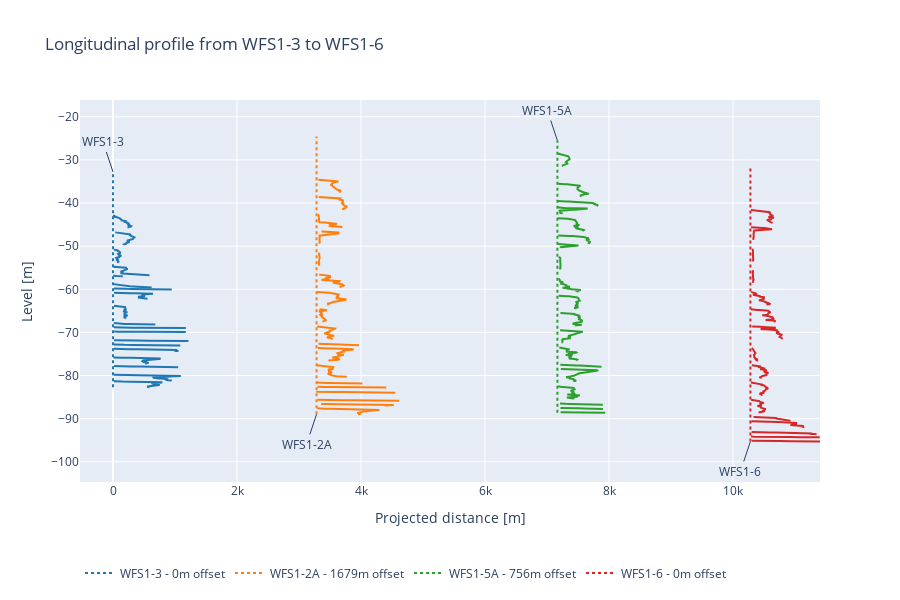

This figure's notebook cell:
### Markdown cell above
We need to determine the start and the end point of the profile and the band in which the algorithm will search for locations. The offset from the profile line is rendered in the plot. The CPT trace can be made bigger or smaller using the ```scale_factor``` argument.

### Code cell
pcpt_fig = plot_longitudinal_profile(
    cpts=profile_cpts,
    start='WFS1-3', end='WFS1-6',
    band=2000, scale_factor=10
    )

### Figure 1 — Plotly figure (JSON) as saved in the notebook; plotly's stock layout.template omitted (floating-point values rounded to 4 significant figures; data arrays with more than 128 entries replaced by an {"elided": "..."} marker saying what was removed)
{"data": [{"line": {"color": "rgb(31, 119, 180)"}, "mode": "lines", "name": "qc", "showlegend": false, "type": "scatter", "x": [], "xaxis": "x", "y": [], "yaxis": "y"}, {"line": {"color": "rgb(31, 119, 180)"}, "mode": "lines", "name": "qc", "showlegend": false, "type": "scatter", "x": {"elided": "147 float values"}, "xaxis": "x", "y": {"elided": "147 float values"}, "yaxis": "y"}, {"line": {"color": "rgb(31, 119, 180)"}, "mode": "lines", "name": "qc", "showlegend": false, "type": "scatter", "x": {"elided": "145 float values"}, "xaxis": "x", "y": {"elided": "145 float values"}, "yaxis": "y"}, {"line": {"color": "rgb(31, 119, 180)"}, "mode": "lines", "name": "qc", "showlegend": false, "type": "scatter", "x": {"elided": "149 float values"}, "xaxis": "x", "y": {"elided": "149 float values"}, "yaxis": "y"}, {"line": {"color": "rgb(31, 119, 180)"}, "mode": "lines", "name": "qc", "showlegend": false, "type": "scatter", "x": [2.81, 19.13, 33.35, 41.21, 52.47, 70.46, 112.4, 153.9, 187.8, 209.2, 219.1, 222.0, 220.2, 214.3, 206.7, 200.9, 199.1, 200, 202.1, 204.2, 209.0, 216.2, 224.5, 232.7, 236.6, 235.5, 230, 222.1, 213.5, 205.5, 202.5, 200.3, 195.6, 192.1, 190.2, 189.8, 191.8, 194.5, 195.1, 194.8, 192.5, 188.8, 184.4, 181.7, 179.5, 177.2, 174.9, 172.2, 168.0, 162.0, 155.7, 148.4, 142.2, 138.3, 129.9, 122.4, 122.9, 126.0, 126.5, 130.8, 140.4, 144.4, 146, 149.0, 147.9, 145.2, 140.6, 139.6, 141.5, 140.7, 139.3, 137.2, 135.9, 136.4, 140.2, 142.9, 144.1, 154.0, 175.2, 198.2, 218.1, 239.1, 260.9, 282.7, 304.2, 326.7, 345.5, 361.9, 383.0, 407.2, 430.9, 454.9, 476.7, 497.4, 516.3, 534.2, 553.2, 570.0, 584.7, 588.4], "xaxis": "x", "y": [-54.8, -54.82, -54.84, -54.86, -54.88, -54.9, -54.92, -54.94, -54.96, -54.98, -55, -55.02, -55.04, -55.06, -55.08, -55.1, -55.12, -55.14, -55.16, -55.18, -55.2, -55.22, -55.24, -55.26, -55.28, -55.3, -55.32, -55.34, -55.36, -55.38, -55.4, -55.42, -55.44, -55.46, -55.48, -55.5, -55.52, -55.54, -55.56, -55.58, -55.6, -55.62, -55.64, -55.66, -55.68, -55.7, -55.72, -55.74, -55.76, -55.78, -55.8, -55.82, -55.84, -55.86, -55.88, -55.9, -55.92, -55.94, -55.96, -55.98, -56, -56.02, -56.04, -56.06, -56.08, -56.1, -56.12, -56.14, -56.16, -56.18, -56.2, -56.22, -56.24, -56.26, -56.28, -56.3, -56.32, -56.34, -56.36, -56.38, -56.4, -56.42, -56.44, -56.46, -56.48, -56.5, -56.52, -56.54, -56.56, -56.58, -56.6, -56.62, -56.64, -56.66, -56.68, -56.7, -56.72, -56.74, -56.76, -56.77], "yaxis": "y"}, {"line": {"color": "rgb(31, 119, 180)"}, "mode": "lines", "name": "qc", "showlegend": false, "type": "scatter", "x": [3.17, 6.66, 14.42, 21.63, 37.87, 44.2, 62.39, 101.0, 158.0], "xaxis": "x", "y": [-56.8, -56.82, -56.84, -56.86, -56.88, -56.9, -56.92, -56.94, -56.95], "yaxis": "y"}, {"line": {"color": "rgb(31, 119, 180)"}, "mode": "lines", "name": "qc", "showlegend": false, "type": "scatter", "x": [9.68, 17.52, 26.38, 33.81, 39.88, 49.42, 65.68, 81.79, 96.78, 111.4, 130.6, 146.2, 154.4, 160.1, 165.7, 168.3, 169.9, 168.4, 168.6, 170.2, 169.4, 172.4, 181.1, 189.6, 205.1, 228.6, 268.1, 326.4, 394.5, 461.3, 499.7, 527.8, 548.8, 562.8, 572.1, 583.5, 598.2, 608.8, 623.4], "xaxis": "x", "y": [-58.8, -58.82, -58.84, -58.86, -58.88, -58.9, -58.92, -58.94, -58.96, -58.98, -59, -59.02, -59.04, -59.06, -59.08, -59.1, -59.12, -59.14, -59.16, -59.18, -59.2, -59.22, -59.24, -59.26, -59.28, -59.3, -59.32, -59.34, -59.36, -59.38, -59.4, -59.42, -59.44, -59.46, -59.48, -59.5, -59.52, -59.54, -59.56], "yaxis": "y"}, {"line": {"color": "rgb(31, 119, 180)"}, "mode": "lines", "name": "qc", "showlegend": false, "type": "scatter", "x": [9.78, 28.5, 47.59, 66.68, 114.8, 206.8, 310.2, 446.9, 573.9, 725.8, 858.7, 947.9, null], "xaxis": "x", "y": [-59.8, -59.82, -59.84, -59.86, -59.88, -59.9, -59.92, -59.94, -59.96, -59.98, -60, -60.02, -60.04], "yaxis": "y"}, {"line": {"color": "rgb(31, 119, 180)"}, "mode": "lines", "name": "qc", "showlegend": false, "type": "scatter", "x": [16.3, 33.87, 50.93, 67.32, 119.5, 199.6, 264.0, 361.2, 472.9, 559.4, 605.9, 632.4, 645.7, 638.1, 615.7, 585.6, 549.1, 520.9, 494.8, 473.3, 463.4, 462.7, 467.3, 475.0, 477.9, 477.6, 479.9, 478.8, 476.8, 479.9, 488.1, 491.6, 494.1, 498.7, 504, 511.4, 515.8, 516.7, 516.5, 504.3, 486.4, 465.3, 444.8, 426.0, 411.6, 407.1, 409.4, 413.1, 415.0, 416.1, 419.7, 420.7, 419.6, 416.1, 410.2, 405.3, 407.2, 411.2, 417.8, 428.1, 437.2, 447.6, 461.6, 474.3, 480.2, 490.4, 507.8, 527.0, 547.4, 556.0, 556.6], "xaxis": "x", "y": [-60.8, -60.82, -60.84, -60.86, -60.88, -60.9, -60.92, -60.94, -60.96, -60.98, -61, -61.02, -61.04, -61.06, -61.08, -61.1, -61.12, -61.14, -61.16, -61.18, -61.2, -61.22, -61.24, -61.26, -61.28, -61.3, -61.32, -61.34, -61.36, -61.38, -61.4, -61.42, -61.44, -61.46, -61.48, -61.5, -61.52, -61.54, -61.56, -61.58, -61.6, -61.62, -61.64, -61.66, -61.68, -61.7, -61.72, -61.74, -61.76, -61.78, -61.8, -61.82, -61.84, -61.86, -61.88, -61.9, -61.92, -61.94, -61.96, -61.98, -62, -62.02, -62.04, -62.06, -62.08, -62.1, -62.12, -62.14, -62.16, -62.18, -62.2], "yaxis": "y"}, {"line": {"color": "rgb(31, 119, 180)"}, "mode": "lines", "name": "qc", "showlegend": false, "type": "scatter", "x": {"elided": "148 float values"}, "xaxis": "x", "y": {"elided": "148 float values"}, "yaxis": "y"}, {"line": {"color": "rgb(31, 119, 180)"}, "mode": "lines", "name": "qc", "showlegend": false, "type": "scatter", "x": [12.36, 22.57, 32.05, 38.87, 42.62, 46.8, 52.95, 63.12, 81.47, 104.8, 135.0, 186.9, 247, 295.4, 370.2, 454.1, 534.2, 605.4, 682.6], "xaxis": "x", "y": [-67.8, -67.82, -67.84, -67.86, -67.88, -67.9, -67.92, -67.94, -67.96, -67.98, -68, -68.02, -68.04, -68.06, -68.08, -68.1, -68.12, -68.14, -68.16], "yaxis": "y"}, {"line": {"color": "rgb(31, 119, 180)"}, "mode": "lines", "name": "qc", "showlegend": false, "type": "scatter", "x": [11.46, 36.73, 63.09, 97.7, 200.7, 308.3, 394.7, 477.6, 744.1, 1030.0, 1175.0], "xaxis": "x", "y": [-68.8, -68.82, -68.84, -68.86, -68.88, -68.9, -68.92, -68.94, -68.96, -68.98, -68.99], "yaxis": "y"}, {"line": {"color": "rgb(31, 119, 180)"}, "mode": "lines", "name": "qc", "showlegend": false, "type": "scatter", "x": [18.39, 54.63, 93.39, 458.2, 930.7, 1089.0, 1174.0], "xaxis": "x", "y": [-69.8, -69.82, -69.84, -69.86, -69.88, -69.9, -69.92], "yaxis": "y"}, {"line": {"color": "rgb(31, 119, 180)"}, "mode": "lines", "name": "qc", "showlegend": false, "type": "scatter", "x": [14.97, 44.47, 73.76, 148.1, 258.4, 390.9, 576.9, 830.9, 1021.0, 1140.0, 1216.0], "xaxis": "x", "y": [-71.8, -71.82, -71.84, -71.86, -71.88, -71.9, -71.92, -71.94, -71.96, -71.98, -72], "yaxis": "y"}, {"line": {"color": "rgb(31, 119, 180)"}, "mode": "lines", "name": "qc", "showlegend": false, "type": "scatter", "x": [11.74, 30.88, 58.42, 87.31, 182.6, 322.0, 498.5, 653.9, 794.3, 932.1, 1045.0, 1085.0], "xaxis": "x", "y": [-72.8, -72.82, -72.84, -72.86, -72.88, -72.9, -72.92, -72.94, -72.96, -72.98, -73, -73.01], "yaxis": "y"}, {"line": {"color": "rgb(31, 119, 180)"}, "mode": "lines", "name": "qc", "showlegend": false, "type": "scatter", "x": [12.18, 31.43, 58.19, 80.36, 150.7, 262.5, 397.6, 541.1, 675.9, 803.9, 883.6, 938.6, 979.5, 1005.0, 1027.0, 1035.0, 1034.0, 1031.0, 1029.0, 1021.0, 1012.0, 1002.0, 990.7, 990.2, 1002.0, 1020.0, 1046.0, 1057.0], "xaxis": "x", "y": [-73.8, -73.82, -73.84, -73.86, -73.88, -73.9, -73.92, -73.94, -73.96, -73.98, -74, -74.02, -74.04, -74.06, -74.08, -74.1, -74.12, -74.14, -74.16, -74.18, -74.2, -74.22, -74.24, -74.26, -74.28, -74.3, -74.32, -74.33], "yaxis": "y"}, {"line": {"color": "rgb(31, 119, 180)"}, "mode": "lines", "name": "qc", "showlegend": false, "type": "scatter", "x": [6.45, 22.9, 54.33, 75.78, 147.5, 285.5, 399.9, 531.6, 645.7, 719.6, 756.4, 766.5, 761.4, 749.2, 740.9, 740.4, 748.9, 750.5, 741.1, 721.1, 696.7, 667.0, 642.5, 624.4, 608.7, 585.0, 558.2, 535.4, 522.8, 510.1, 503.4, 499.1, 495.1, 489.3, 483.8, 477.5, 477.2, 480.7, 481.0, 478.3, 480.6, 484.5, 483.4, 478.9, 473.6, 477.0, 483.0, 483.3, 486.3, 489.8, 492.0, 487.7, 486.1, 489.0, 495.8, 503.6, 518.0, 540.2, 559.1, 563.0, 564.9, 567.9, 567.8, 568.1, 573.5, 568.8, 553.3, 545.5, 549.6, 543.5, 532.2, 523.6, 526.0], "xaxis": "x", "y": [-75.8, -75.82, -75.84, -75.86, -75.88, -75.9, -75.92, -75.94, -75.96, -75.98, -76, -76.02, -76.04, -76.06, -76.08, -76.1, -76.12, -76.14, -76.16, -76.18, -76.2, -76.22, -76.24, -76.26, -76.28, -76.3, -76.32, -76.34, -76.36, -76.38, -76.4, -76.42, -76.44, -76.46, -76.48, -76.5, -76.52, -76.54, -76.56, -76.58, -76.6, -76.62, -76.64, -76.66, -76.68, -76.7, -76.72, -76.74, -76.76, -76.78, -76.8, -76.82, -76.84, -76.86, -76.88, -76.9, -76.92, -76.94, -76.96, -76.98, -77, -77.02, -77.04, -77.06, -77.08, -77.1, -77.12, -77.14, -77.16, -77.18, -77.2, -77.22, -77.23], "yaxis": "y"}, {"line": {"color": "rgb(31, 119, 180)"}, "mode": "lines", "name": "qc", "showlegend": false, "type": "scatter", "x": [14.17, 34.19, 57.33, 78.99, 148.8, 274.0, 424.2, 580.4, 731.4, 850.9, 932.2, 990.3, 1037.0, 1051.0], "xaxis": "x", "y": [-77.8, -77.82, -77.84, -77.86, -77.88, -77.9, -77.92, -77.94, -77.96, -77.98, -78, -78.02, -78.04, -78.05], "yaxis": "y"}, {"line": {"color": "rgb(31, 119, 180)"}, "mode": "lines", "name": "qc", "showlegend": false, "type": "scatter", "x": [15.85, 34.88, 60.1, 79.72, 146.9, 252.6, 401.3, 562.4, 761.8, 907.7, 1014.0, 1065.0, 1089.0, 1094.0, 1094.0, 1090.0, 1080.0, 1048.0, 1009.0, 974.6, 940.5, 898.1, 857.5, 825.5, 797.0, 758.8, 732.2, 711.8, 685.2, 675.9, 667.2, 666.9, 659.4, 659.3, 658.6, 653.5, 654.0, 655.0, 656.2, 668.4, 677.8, 685.0, 699.7, 716.6, 741.3, 772.1, 791.4, 799.4, 815.6, 814.2, 814.1, 824.7, 852.1, 876.4, 891.5, 890.7, 881.7, 871.1, 858.9, 849.5, 845.8, 853.4, 865.8, 883.4, 901.2, 920.3, 930.1, 942.5, 946.8, 939.5, 917.1], "xaxis": "x", "y": [-79.8, -79.82, -79.84, -79.86, -79.88, -79.9, -79.92, -79.94, -79.96, -79.98, -80, -80.02, -80.04, -80.06, -80.08, -80.1, -80.12, -80.14, -80.16, -80.18, -80.2, -80.22, -80.24, -80.26, -80.28, -80.3, -80.32, -80.34, -80.36, -80.38, -80.4, -80.42, -80.44, -80.46, -80.48, -80.5, -80.52, -80.54, -80.56, -80.58, -80.6, -80.62, -80.64, -80.66, -80.68, -80.7, -80.72, -80.74, -80.76, -80.78, -80.8, -80.82, -80.84, -80.86, -80.88, -80.9, -80.92, -80.94, -80.96, -80.98, -81, -81.02, -81.04, -81.06, -81.08, -81.1, -81.12, -81.14, -81.16, -81.18, -81.2], "yaxis": "y"}, {"line": {"color": "rgb(31, 119, 180)"}, "mode": "lines", "name": "qc", "showlegend": false, "type": "scatter", "x": [12.31, 24.99, 49.1, 68.96, 99.63, 159.2, 279.6, 413.5, 522.2, 613.3, 684.5, 732.5, 766.0, 786.7, 795.3, 794.5, 787.7, 778.3, 762.1, 742, 725.9, 702.8, 677.8, 648.5, 625.3, 617.9, 621.6, 627.6, 637.9, 647.1, 655.0, 666.3, 675.1, 678.1, 683.2, 694.9, 717.6, 729.5, 727.8, 733.4, 739.6, 745.6, 748.3, 754.0, 750.1, 742.1, 732.9, 709.9, 688.9, 673.3, 655.8, 647.2, 647.1, 656.7, 659.1, 655.4, 638.2, 612.2, 598.9, 590.2, 584.6, 576.0, 561.4, 550.6, 549.6, 552.6, 556.8, 562.9, 573.9, 580.8, 590.6], "xaxis": "x", "y": [-81.3, -81.32, -81.34, -81.36, -81.38, -81.4, -81.42, -81.44, -81.46, -81.48, -81.5, -81.52, -81.54, -81.56, -81.58, -81.6, -81.62, -81.64, -81.66, -81.68, -81.7, -81.72, -81.74, -81.76, -81.78, -81.8, -81.82, -81.84, -81.86, -81.88, -81.9, -81.92, -81.94, -81.96, -81.98, -82, -82.02, -82.04, -82.06, -82.08, -82.1, -82.12, -82.14, -82.16, -82.18, -82.2, -82.22, -82.24, -82.26, -82.28, -82.3, -82.32, -82.34, -82.36, -82.38, -82.4, -82.42, -82.44, -82.46, -82.48, -82.5, -82.52, -82.54, -82.56, -82.58, -82.6, -82.62, -82.64, -82.66, -82.68, -82.7], "yaxis": "y"}, {"line": {"color": "rgb(31, 119, 180)", "dash": "dot"}, "mode": "lines", "name": "WFS1-3 - 0m offset", "showlegend": true, "type": "scatter", "x": [0, 0], "xaxis": "x", "y": [-82.7, -32.8], "yaxis": "y"}, {"line": {"color": "rgb(255, 127, 14)"}, "mode": "lines", "name": "qc", "showlegend": false, "type": "scatter", "x": [], "xaxis": "x", "y": [], "yaxis": "y"}, {"line": {"color": "rgb(255, 127, 14)"}, "mode": "lines", "name": "qc", "showlegend": false, "type": "scatter", "x": {"elided": "144 float values"}, "xaxis": "x", "y": {"elided": "144 float values"}, "yaxis": "y"}, {"line": {"color": "rgb(255, 127, 14)"}, "mode": "lines", "name": "qc", "showlegend": false, "type": "scatter", "x": {"elided": "144 float values"}, "xaxis": "x", "y": {"elided": "144 float values"}, "yaxis": "y"}, {"line": {"color": "rgb(255, 127, 14)"}, "mode": "lines", "name": "qc", "showlegend": false, "type": "scatter", "x": {"elided": "149 float values"}, "xaxis": "x", "y": {"elided": "149 float values"}, "yaxis": "y"}, {"line": {"color": "rgb(255, 127, 14)"}, "mode": "lines", "name": "qc", "showlegend": false, "type": "scatter", "x": {"elided": "143 float values"}, "xaxis": "x", "y": {"elided": "143 float values"}, "yaxis": "y"}, {"line": {"color": "rgb(255, 127, 14)"}, "mode": "lines", "name": "qc", "showlegend": false, "type": "scatter", "x": {"elided": "148 float values"}, "xaxis": "x", "y": {"elided": "148 float values"}, "yaxis": "y"}, {"line": {"color": "rgb(255, 127, 14)"}, "mode": "lines", "name": "qc", "showlegend": false, "type": "scatter", "x": {"elided": "148 float values"}, "xaxis": "x", "y": {"elided": "148 float values"}, "yaxis": "y"}, {"line": {"color": "rgb(255, 127, 14)"}, "mode": "lines", "name": "qc", "showlegend": false, "type": "scatter", "x": {"elided": "148 float values"}, "xaxis": "x", "y": {"elided": "148 float values"}, "yaxis": "y"}, {"line": {"color": "rgb(255, 127, 14)"}, "mode": "lines", "name": "qc", "showlegend": false, "type": "scatter", "x": {"elided": "147 float values"}, "xaxis": "x", "y": {"elided": "147 float values"}, "yaxis": "y"}, {"line": {"color": "rgb(255, 127, 14)"}, "mode": "lines", "name": "qc", "showlegend": false, "type": "scatter", "x": {"elided": "149 float values"}, "xaxis": "x", "y": {"elided": "149 float values"}, "yaxis": "y"}, {"line": {"color": "rgb(255, 127, 14)"}, "mode": "lines", "name": "qc", "showlegend": false, "type": "scatter", "x": [3316.0, 3325.0, 3338.0, 3364.0, 3402.0, 3444.0, 3487.0, 3523.0, 3556.0, 3587.0, 3622.0, 3664.0, 3713.0, 3768.0, 3823.0, 3871.0, 3904.0, 3927.0, 3941.0, 3957.0, 3967.0], "xaxis": "x", "y": [-72.6, -72.62, -72.64, -72.66, -72.68, -72.7, -72.72, -72.74, -72.76, -72.78, -72.8, -72.82, -72.84, -72.86, -72.88, -72.9, -72.92, -72.94, -72.96, -72.98, -73], "yaxis": "y"}, {"line": {"color": "rgb(255, 127, 14)"}, "mode": "lines", "name": "qc", "showlegend": false, "type": "scatter", "x": {"elided": "146 float values"}, "xaxis": "x", "y": {"elided": "146 float values"}, "yaxis": "y"}, {"line": {"color": "rgb(255, 127, 14)"}, "mode": "lines", "name": "qc", "showlegend": false, "type": "scatter", "x": {"elided": "134 float values"}, "xaxis": "x", "y": {"elided": "134 float values"}, "yaxis": "y"}, {"line": {"color": "rgb(255, 127, 14)"}, "mode": "lines", "name": "qc", "showlegend": false, "type": "scatter", "x": [3293.0, 3307.0, 3323.0, 3339.0, 3365.0, 3440.0, 3536.0, 3641.0, 3720.0, 3836.0, 3941.0, 4023.0], "xaxis": "x", "y": [-81.6, -81.62, -81.64, -81.66, -81.68, -81.7, -81.72, -81.74, -81.76, -81.78, -81.8, -81.82], "yaxis": "y"}, {"line": {"color": "rgb(255, 127, 14)"}, "mode": "lines", "name": "qc", "showlegend": false, "type": "scatter", "x": [3296.0, 3316.0, 3348.0, 3408.0, 3543.0, 3681.0, 3839.0, 4073.0, 4278.0, 4408.0], "xaxis": "x", "y": [-82.6, -82.62, -82.64, -82.66, -82.68, -82.7, -82.72, -82.74, -82.76, -82.78], "yaxis": "y"}, {"line": {"color": "rgb(255, 127, 14)"}, "mode": "lines", "name": "qc", "showlegend": false, "type": "scatter", "x": [3286.0, 3286.0, 3286.0, 3286.0, 3287.0, 3288.0, 3289.0, 3301.0, 3322.0, 3350.0, 3390.0, 3540.0, 3705.0, 3861.0, 4019.0, 4274.0, 4427.0, 4516.0, 4553.0], "xaxis": "x", "y": [-83.6, -83.62, -83.64, -83.66, -83.68, -83.7, -83.72, -83.74, -83.76, -83.78, -83.8, -83.82, -83.84, -83.86, -83.88, -83.9, -83.92, -83.94, -83.96], "yaxis": "y"}, {"line": {"color": "rgb(255, 127, 14)"}, "mode": "lines", "name": "qc", "showlegend": false, "type": "scatter", "x": [3298.0, 3322.0, 3347.0, 3379.0, 3463.0, 3575.0, 3674.0, 3842.0, 4064.0, 4260.0, 4415.0, 4536.0, 4617.0], "xaxis": "x", "y": [-85.6, -85.62, -85.64, -85.66, -85.68, -85.7, -85.72, -85.74, -85.76, -85.78, -85.8, -85.82, -85.84], "yaxis": "y"}, {"line": {"color": "rgb(255, 127, 14)"}, "mode": "lines", "name": "qc", "showlegend": false, "type": "scatter", "x": [3357.0, 3428.0, 3534.0, 3636.0, 3779.0, 3897.0, 4018.0, 4161.0, 4286.0, 4378.0, 4447.0, 4499.0, 4528.0, 4523.0, 4496.0, 4469.0, 4440.0, 4409.0, 4381.0], "xaxis": "x", "y": [-86.6, -86.62, -86.64, -86.66, -86.68, -86.7, -86.72, -86.74, -86.76, -86.78, -86.8, -86.82, -86.84, -86.86, -86.88, -86.9, -86.92, -86.94, -86.96], "yaxis": "y"}, {"line": {"color": "rgb(255, 127, 14)"}, "mode": "lines", "name": "qc", "showlegend": false, "type": "scatter", "x": [3293.0, 3307.0, 3338.0, 3365.0, 3425.0, 3514.0, 3665.0, 3814.0, 3985.0, 4113.0, 4192.0, 4235.0, 4262.0, 4275.0, 4284.0, 4289.0, 4290.0, 4296.0, 4296.0, 4293.0, 4287.0, 4267.0, 4240.0, 4220.0, 4201.0, 4187.0, 4181.0, 4172.0, 4167.0, 4158.0, 4135.0, 4120.0, 4100.0, 4081.0, 4062.0, 4042.0, 4026.0, 4019.0, 4017.0, 4016.0, 4017.0, 4018.0, 4017.0, 4014.0, 4007.0, 4004.0, 4000.0, 3989.0, 3990.0, 3989.0, 3984.0, 3969.0, 3951.0, 3945.0, 3943.0, 3940.0, 3946.0, 3959.0, 3983.0, 4002.0, 4002.0, 3985.0, 3977.0, 3979.0, 3988.0, 3988.0, 3980.0, 3972.0, 3967.0, 3959.0, 3952.0], "xaxis": "x", "y": [-87.6, -87.62, -87.64, -87.66, -87.68, -87.7, -87.72, -87.74, -87.76, -87.78, -87.8, -87.82, -87.84, -87.86, -87.88, -87.9, -87.92, -87.94, -87.96, -87.98, -88, -88.02, -88.04, -88.06, -88.08, -88.1, -88.12, -88.14, -88.16, -88.18, -88.2, -88.22, -88.24, -88.26, -88.28, -88.3, -88.32, -88.34, -88.36, -88.38, -88.4, -88.42, -88.44, -88.46, -88.48, -88.5, -88.52, -88.54, -88.56, -88.58, -88.6, -88.62, -88.64, -88.66, -88.68, -88.7, -88.72, -88.74, -88.76, -88.78, -88.8, -88.82, -88.84, -88.86, -88.88, -88.9, -88.92, -88.94, -88.96, -88.98, -88.99], "yaxis": "y"}, {"line": {"color": "rgb(255, 127, 14)", "dash": "dot"}, "mode": "lines", "name": "WFS1-2A - 1679m offset", "showlegend": true, "type": "scatter", "x": [3283.0, 3283.0], "xaxis": "x", "y": [-88.99, -24.6], "yaxis": "y"}, {"line": {"color": "rgb(44, 160, 44)"}, "mode": "lines", "name": "qc", "showlegend": false, "type": "scatter", "x": [], "xaxis": "x", "y": [], "yaxis": "y"}, {"line": {"color": "rgb(44, 160, 44)"}, "mode": "lines", "name": "qc", "showlegend": false, "type": "scatter", "x": {"elided": "148 float values"}, "xaxis": "x", "y": {"elided": "148 float values"}, "yaxis": "y"}, {"line": {"color": "rgb(44, 160, 44)"}, "mode": "lines", "name": "qc", "showlegend": false, "type": "scatter", "x": {"elided": "145 float values"}, "xaxis": "x", "y": {"elided": "145 float values"}, "yaxis": "y"}, {"line": {"color": "rgb(44, 160, 44)"}, "mode": "lines", "name": "qc", "showlegend": false, "type": "scatter", "x": [7175.0, 7186.0, 7196.0, 7202.0, 7212.0, 7227.0, 7257.0, 7300.0, 7352.0, 7402.0, 7446.0, 7483.0, 7515.0, 7544.0, 7570.0, 7593.0, 7613.0, 7632.0, 7651.0, 7672.0, 7690.0, 7702.0, 7712.0, 7725.0, 7733.0, 7738.0, 7744.0, 7746.0, 7743.0, 7741.0, 7738.0, 7740.0, 7750.0, 7759.0, 7764.0, 7766.0, 7768.0, 7772.0, 7771.0, 7771.0, 7772.0, 7775.0, 7782.0, 7789.0, 7795.0, 7804.0, 7810.0, 7812.0, 7823.0, 7825.0, 7825.0, 7820.0, 7817.0, 7812.0, 7805.0, 7809.0, 7815.0, 7819.0, 7823.0], "xaxis": "x", "y": [-39.5, -39.52, -39.54, -39.56, -39.58, -39.6, -39.62, -39.64, -39.66, -39.68, -39.7, -39.72, -39.74, -39.76, -39.78, -39.8, -39.82, -39.84, -39.86, -39.88, -39.9, -39.92, -39.94, -39.96, -39.98, -40, -40.02, -40.04, -40.06, -40.08, -40.1, -40.12, -40.14, -40.16, -40.18, -40.2, -40.22, -40.24, -40.26, -40.28, -40.3, -40.32, -40.34, -40.36, -40.38, -40.4, -40.42, -40.44, -40.46, -40.48, -40.5, -40.52, -40.54, -40.56, -40.58, -40.6, -40.62, -40.64, -40.65], "yaxis": "y"}, {"line": {"color": "rgb(44, 160, 44)"}, "mode": "lines", "name": "qc", "showlegend": false, "type": "scatter", "x": [7172.0, 7180.0, 7188.0, 7194.0, 7198.0, 7209.0, 7232.0, 7264.0, 7292.0, 7361.0, 7430.0, 7490.0, 7548.0, 7611.0, 7656.0, 7646.0, 7647.0, 7644.0, 7638.0, 7624.0, 7583.0, 7548.0, 7525.0, 7503.0, 7470.0, 7421.0, 7358.0, 7305.0, 7268.0, 7247.0, 7235.0, 7222.0, 7214.0, 7214.0, 7213.0, 7208.0, 7206.0, 7206.0, 7205.0, 7206.0, 7206.0, 7206.0, 7206.0, 7206.0, 7206.0, 7206.0, 7205.0, 7204.0, 7204.0, 7205.0, 7205.0, 7205.0, 7206.0, 7207.0, 7208.0, 7208.0, 7209.0, 7208.0, 7209.0, 7209.0, 7208.0, 7209.0, 7210.0, 7212.0, 7214.0, 7219.0, 7224.0, 7229.0, 7254.0], "xaxis": "x", "y": [-41, -41.02, -41.04, -41.06, -41.08, -41.1, -41.12, -41.14, -41.16, -41.18, -41.2, -41.22, -41.24, -41.26, -41.28, -41.3, -41.32, -41.34, -41.36, -41.38, -41.4, -41.42, -41.44, -41.46, -41.48, -41.5, -41.52, -41.54, -41.56, -41.58, -41.6, -41.62, -41.64, -41.66, -41.68, -41.7, -41.72, -41.74, -41.76, -41.78, -41.8, -41.82, -41.84, -41.86, -41.88, -41.9, -41.92, -41.94, -41.96, -41.98, -42, -42.02, -42.04, -42.06, -42.08, -42.1, -42.12, -42.14, -42.16, -42.18, -42.2, -42.22, -42.24, -42.26, -42.28, -42.3, -42.32, -42.34, -42.36], "yaxis": "y"}, {"line": {"color": "rgb(44, 160, 44)"}, "mode": "lines", "name": "qc", "showlegend": false, "type": "scatter", "x": {"elided": "145 float values"}, "xaxis": "x", "y": {"elided": "145 float values"}, "yaxis": "y"}, {"line": {"color": "rgb(44, 160, 44)"}, "mode": "lines", "name": "qc", "showlegend": false, "type": "scatter", "x": [7180.0, 7194.0, 7200.0, 7209.0, 7228.0, 7259.0, 7298.0, 7355.0, 7421.0, 7470.0, 7504.0, 7526.0, 7546.0, 7560.0, 7572.0, 7580.0, 7582.0, 7586.0, 7587.0, 7585.0, 7590.0, 7602.0, 7610.0, 7614.0, 7620.0, 7627.0, 7634.0, 7641.0, 7643.0, 7646.0, 7649.0, 7655.0, 7659.0, 7664.0, 7669.0, 7675.0, 7673.0, 7668.0, 7658.0, 7650.0, 7647.0, 7647.0, 7650.0, 7656.0, 7661.0, 7666.0, 7659.0, 7654.0, 7644.0, 7634.0, 7632.0, 7634.0, 7641.0, 7649.0, 7654.0, 7659.0, 7650.0, 7648.0, 7648.0, 7647.0, 7653.0, 7660.0, 7667.0, 7664.0, 7659.0, 7660.0, 7664.0, 7670.0, 7679.0, 7692.0, 7697.0, 7695.0, 7700.0, 7704.0, 7697.0, 7694.0, 7693.0, 7698.0, 7702.0, 7695.0, 7689.0, 7689.0, 7686.0, 7685.0, 7692.0, 7691.0, 7689.0, 7681.0, 7677.0, 7677.0, 7682.0, 7688.0, 7695.0], "xaxis": "x", "y": [-47.5, -47.52, -47.54, -47.56, -47.58, -47.6, -47.62, -47.64, -47.66, -47.68, -47.7, -47.72, -47.74, -47.76, -47.78, -47.8, -47.82, -47.84, -47.86, -47.88, -47.9, -47.92, -47.94, -47.96, -47.98, -48, -48.02, -48.04, -48.06, -48.08, -48.1, -48.12, -48.14, -48.16, -48.18, -48.2, -48.22, -48.24, -48.26, -48.28, -48.3, -48.32, -48.34, -48.36, -48.38, -48.4, -48.42, -48.44, -48.46, -48.48, -48.5, -48.52, -48.54, -48.56, -48.58, -48.6, -48.62, -48.64, -48.66, -48.68, -48.7, -48.72, -48.74, -48.76, -48.78, -48.8, -48.82, -48.84, -48.86, -48.88, -48.9, -48.92, -48.94, -48.96, -48.98, -49, -49.02, -49.04, -49.06, -49.08, -49.1, -49.12, -49.14, -49.16, -49.18, -49.2, -49.22, -49.24, -49.26, -49.28, -49.3, -49.32, -49.33], "yaxis": "y"}, {"line": {"color": "rgb(44, 160, 44)"}, "mode": "lines", "name": "qc", "showlegend": false, "type": "scatter", "x": [7175.0, 7197.0, 7202.0, 7210.0, 7223.0, 7248.0, 7276.0, 7309.0, 7342.0, 7376.0, 7410.0, 7439.0, 7458.0, 7478.0, 7494.0, 7504.0, 7507.0, 7505.0, 7499.0, 7491.0, 7477.0, 7459.0, 7433.0, 7392.0, 7354.0, 7335.0, 7310.0, 7293.0, 7279.0, 7277.0, 7278.0, 7286.0, 7290.0, 7275.0, 7253.0, 7239.0, 7229.0, 7223.0, 7221.0, 7220.0, 7219.0, 7218.0, 7218.0, 7218.0, 7217.0, 7217.0, 7217.0], "xaxis": "x", "y": [-49.5, -49.52, -49.54, -49.56, -49.58, -49.6, -49.62, -49.64, -49.66, -49.68, -49.7, -49.72, -49.74, -49.76, -49.78, -49.8, -49.82, -49.84, -49.86, -49.88, -49.9, -49.92, -49.94, -49.96, -49.98, -50, -50.02, -50.04, -50.06, -50.08, -50.1, -50.12, -50.14, -50.16, -50.18, -50.2, -50.22, -50.24, -50.26, -50.28, -50.3, -50.32, -50.34, -50.36, -50.38, -50.4, -50.42], "yaxis": "y"}, {"line": {"color": "rgb(44, 160, 44)"}, "mode": "lines", "name": "qc", "showlegend": false, "type": "scatter", "x": {"elided": "147 float values"}, "xaxis": "x", "y": {"elided": "147 float values"}, "yaxis": "y"}, {"line": {"color": "rgb(44, 160, 44)"}, "mode": "lines", "name": "qc", "showlegend": false, "type": "scatter", "x": {"elided": "150 float values"}, "xaxis": "x", "y": {"elided": "150 float values"}, "yaxis": "y"}, {"line": {"color": "rgb(44, 160, 44)"}, "mode": "lines", "name": "qc", "showlegend": false, "type": "scatter", "x": {"elided": "147 float values"}, "xaxis": "x", "y": {"elided": "147 float values"}, "yaxis": "y"}, {"line": {"color": "rgb(44, 160, 44)"}, "mode": "lines", "name": "qc", "showlegend": false, "type": "scatter", "x": {"elided": "146 float values"}, "xaxis": "x", "y": {"elided": "146 float values"}, "yaxis": "y"}, {"line": {"color": "rgb(44, 160, 44)"}, "mode": "lines", "name": "qc", "showlegend": false, "type": "scatter", "x": {"elided": "145 float values"}, "xaxis": "x", "y": {"elided": "145 float values"}, "yaxis": "y"}, {"line": {"color": "rgb(44, 160, 44)"}, "mode": "lines", "name": "qc", "showlegend": false, "type": "scatter", "x": {"elided": "148 float values"}, "xaxis": "x", "y": {"elided": "148 float values"}, "yaxis": "y"}, {"line": {"color": "rgb(44, 160, 44)"}, "mode": "lines", "name": "qc", "showlegend": false, "type": "scatter", "x": [7214.0, 7232.0, 7256.0, 7292.0, 7333.0, 7378.0, 7426.0, 7472.0, 7524.0, 7571.0, 7612.0, 7647.0, 7676.0, 7702.0, 7726.0, 7745.0, 7760.0, 7774.0, 7795.0, 7820.0, 7842.0, 7864.0, 7879.0], "xaxis": "x", "y": [-77.5, -77.52, -77.54, -77.56, -77.58, -77.6, -77.62, -77.64, -77.66, -77.68, -77.7, -77.72, -77.74, -77.76, -77.78, -77.8, -77.82, -77.84, -77.86, -77.88, -77.9, -77.92, -77.93], "yaxis": "y"}, {"line": {"color": "rgb(44, 160, 44)"}, "mode": "lines", "name": "qc", "showlegend": false, "type": "scatter", "x": {"elided": "145 float values"}, "xaxis": "x", "y": {"elided": "145 float values"}, "yaxis": "y"}, {"line": {"color": "rgb(44, 160, 44)"}, "mode": "lines", "name": "qc", "showlegend": false, "type": "scatter", "x": {"elided": "148 float values"}, "xaxis": "x", "y": {"elided": "148 float values"}, "yaxis": "y"}, {"line": {"color": "rgb(44, 160, 44)"}, "mode": "lines", "name": "qc", "showlegend": false, "type": "scatter", "x": [7210.0, 7219.0, 7253.0, 7304.0, 7361.0, 7448.0, 7541.0, 7623.0, 7692.0, 7752.0, 7800.0, 7835.0, 7860.0, 7882.0, 7900.0], "xaxis": "x", "y": [-86.5, -86.52, -86.54, -86.56, -86.58, -86.6, -86.62, -86.64, -86.66, -86.68, -86.7, -86.72, -86.74, -86.76, -86.78], "yaxis": "y"}, {"line": {"color": "rgb(44, 160, 44)"}, "mode": "lines", "name": "qc", "showlegend": false, "type": "scatter", "x": [7217.0, 7242.0, 7295.0, 7358.0, 7431.0, 7511.0, 7598.0, 7669.0, 7721.0, 7766.0, 7807.0, 7842.0, 7873.0, 7895.0, 7902.0], "xaxis": "x", "y": [-87.5, -87.52, -87.54, -87.56, -87.58, -87.6, -87.62, -87.64, -87.66, -87.68, -87.7, -87.72, -87.74, -87.76, -87.77], "yaxis": "y"}, {"line": {"color": "rgb(44, 160, 44)"}, "mode": "lines", "name": "qc", "showlegend": false, "type": "scatter", "x": [7219.0, 7272.0, 7356.0, 7453.0, 7566.0, 7675.0, 7806.0, 7907.0, 7938.0], "xaxis": "x", "y": [-88.5, -88.52, -88.54, -88.56, -88.58, -88.6, -88.62, -88.64, -88.65], "yaxis": "y"}, {"line": {"color": "rgb(44, 160, 44)", "dash": "dot"}, "mode": "lines", "name": "WFS1-5A - 756m offset", "showlegend": true, "type": "scatter", "x": [7167.0, 7167.0], "xaxis": "x", "y": [-88.65, -25.5], "yaxis": "y"}, {"line": {"color": "rgb(214, 39, 40)"}, "mode": "lines", "name": "qc", "showlegend": false, "type": "scatter", "x": [], "xaxis": "x", "y": [], "yaxis": "y"}, {"line": {"color": "rgb(214, 39, 40)"}, "mode": "lines", "name": "qc", "showlegend": false, "type": "scatter", "x": {"elided": "150 float values"}, "xaxis": "x", "y": {"elided": "150 float values"}, "yaxis": "y"}, {"line": {"color": "rgb(214, 39, 40)"}, "mode": "lines", "name": "qc", "showlegend": false, "type": "scatter", "x": {"elided": "147 float values"}, "xaxis": "x", "y": {"elided": "147 float values"}, "yaxis": "y"}, {"line": {"color": "rgb(214, 39, 40)"}, "mode": "lines", "name": "qc", "showlegend": false, "type": "scatter", "x": {"elided": "149 float values"}, "xaxis": "x", "y": {"elided": "149 float values"}, "yaxis": "y"}, {"line": {"color": "rgb(214, 39, 40)"}, "mode": "lines", "name": "qc", "showlegend": false, "type": "scatter", "x": {"elided": "147 float values"}, "xaxis": "x", "y": {"elided": "147 float values"}, "yaxis": "y"}, {"line": {"color": "rgb(214, 39, 40)"}, "mode": "lines", "name": "qc", "showlegend": false, "type": "scatter", "x": {"elided": "149 float values"}, "xaxis": "x", "y": {"elided": "149 float values"}, "yaxis": "y"}, {"line": {"color": "rgb(214, 39, 40)"}, "mode": "lines", "name": "qc", "showlegend": false, "type": "scatter", "x": {"elided": "148 float values"}, "xaxis": "x", "y": {"elided": "148 float values"}, "yaxis": "y"}, {"line": {"color": "rgb(214, 39, 40)"}, "mode": "lines", "name": "qc", "showlegend": false, "type": "scatter", "x": {"elided": "146 float values"}, "xaxis": "x", "y": {"elided": "146 float values"}, "yaxis": "y"}, {"line": {"color": "rgb(214, 39, 40)"}, "mode": "lines", "name": "qc", "showlegend": false, "type": "scatter", "x": {"elided": "148 float values"}, "xaxis": "x", "y": {"elided": "148 float values"}, "yaxis": "y"}, {"line": {"color": "rgb(214, 39, 40)"}, "mode": "lines", "name": "qc", "showlegend": false, "type": "scatter", "x": {"elided": "146 float values"}, "xaxis": "x", "y": {"elided": "146 float values"}, "yaxis": "y"}, {"line": {"color": "rgb(214, 39, 40)"}, "mode": "lines", "name": "qc", "showlegend": false, "type": "scatter", "x": {"elided": "148 float values"}, "xaxis": "x", "y": {"elided": "148 float values"}, "yaxis": "y"}, {"line": {"color": "rgb(214, 39, 40)"}, "mode": "lines", "name": "qc", "showlegend": false, "type": "scatter", "x": {"elided": "149 float values"}, "xaxis": "x", "y": {"elided": "149 float values"}, "yaxis": "y"}, {"line": {"color": "rgb(214, 39, 40)"}, "mode": "lines", "name": "qc", "showlegend": false, "type": "scatter", "x": [10330.0, 10350.0, 10390.0, 10440.0, 10480.0, 10530.0, 10570.0, 10620.0, 10650.0, 10670.0, 10690.0, 10700.0, 10700.0, 10700.0, 10700.0, 10690.0, 10690.0, 10690.0, 10690.0, 10700.0, 10710.0, 10720.0, 10740.0, 10750.0, 10770.0, 10780.0, 10800.0, 10820.0, 10840.0, 10850.0, 10860.0, 10860.0, 10860.0, 10870.0, 10870.0, 10880.0, 10880.0, 10880.0, 10880.0, 10890.0, 10890.0, 10900.0, 10910.0, 10910.0, 10920.0, 10930.0], "xaxis": "x", "y": [-89.6, -89.62, -89.64, -89.66, -89.68, -89.7, -89.72, -89.74, -89.76, -89.78, -89.8, -89.82, -89.84, -89.86, -89.88, -89.9, -89.92, -89.94, -89.96, -89.98, -90, -90.02, -90.04, -90.06, -90.08, -90.1, -90.12, -90.14, -90.16, -90.18, -90.2, -90.22, -90.24, -90.26, -90.28, -90.3, -90.32, -90.34, -90.36, -90.38, -90.4, -90.42, -90.44, -90.46, -90.48, -90.5], "yaxis": "y"}, {"line": {"color": "rgb(214, 39, 40)"}, "mode": "lines", "name": "qc", "showlegend": false, "type": "scatter", "x": [10300.0, 10320.0, 10340.0, 10360.0, 10380.0, 10420.0, 10480.0, 10550.0, 10640.0, 10730.0, 10800.0, 10860.0, 10920.0, 10950.0, 10970.0, 10990.0, 11000.0, 11020.0, 11030.0, 11030.0, 11030.0, 11020.0, 11000.0, 10970.0, 10960.0, 10960.0, 10970.0, 11000.0, 11020.0, 11030.0, 11020.0, 11020.0, 11010.0, 11010.0, 11000.0, 11000.0, 11000.0, 11000.0, 11000.0, 10990.0, 10960.0, 10940.0, 10930.0, 10930.0, 10940.0, 10970.0, 10990.0, 11000.0, 11020.0, 11040.0, 11060.0, 11070.0, 11100.0, 11110.0, 11130.0, 11140.0, 11130.0, 11130.0, 11130.0, 11120.0, 11120.0, 11120.0, 11120.0, 11120.0, 11130.0, 11140.0, 11140.0, 11140.0, 11140.0, 11140.0, 11140.0, 11140.0], "xaxis": "x", "y": [-90.6, -90.62, -90.64, -90.66, -90.68, -90.7, -90.72, -90.74, -90.76, -90.78, -90.8, -90.82, -90.84, -90.86, -90.88, -90.9, -90.92, -90.94, -90.96, -90.98, -91, -91.02, -91.04, -91.06, -91.08, -91.1, -91.12, -91.14, -91.16, -91.18, -91.2, -91.22, -91.24, -91.26, -91.28, -91.3, -91.32, -91.34, -91.36, -91.38, -91.4, -91.42, -91.44, -91.46, -91.48, -91.5, -91.52, -91.54, -91.56, -91.58, -91.6, -91.62, -91.64, -91.66, -91.68, -91.7, -91.72, -91.74, -91.76, -91.78, -91.8, -91.82, -91.84, -91.86, -91.88, -91.9, -91.92, -91.94, -91.96, -91.98, -92, -92.01], "yaxis": "y"}, {"line": {"color": "rgb(214, 39, 40)"}, "mode": "lines", "name": "qc", "showlegend": false, "type": "scatter", "x": [10300.0, 10330.0, 10350.0, 10400.0, 10480.0, 10580.0, 10700.0, 10830.0, 10960.0, 11070.0, 11140.0, 11180.0, 11210.0, 11230.0, 11250.0, 11270.0, 11280.0, 11270.0, 11260.0, 11250.0, 11240.0, 11240.0, 11260.0, 11290.0, 11300.0, 11340.0, 11350.0], "xaxis": "x", "y": [-93.1, -93.12, -93.14, -93.16, -93.18, -93.2, -93.22, -93.24, -93.26, -93.28, -93.3, -93.32, -93.34, -93.36, -93.38, -93.4, -93.42, -93.44, -93.46, -93.48, -93.5, -93.52, -93.54, -93.56, -93.58, -93.6, -93.62], "yaxis": "y"}, {"line": {"color": "rgb(214, 39, 40)"}, "mode": "lines", "name": "qc", "showlegend": false, "type": "scatter", "x": [10290.0, 10290.0, 10310.0, 10350.0, 10390.0, 10470.0, 10570.0, 10710.0, 10900.0, 11090.0, 11270.0, 11400.0], "xaxis": "x", "y": [-94.1, -94.12, -94.14, -94.16, -94.18, -94.2, -94.22, -94.24, -94.26, -94.28, -94.3, -94.32], "yaxis": "y"}, {"line": {"color": "rgb(214, 39, 40)"}, "mode": "lines", "name": "qc", "showlegend": false, "type": "scatter", "x": [10300.0, 10340.0, 10370.0, 10490.0, 10600.0, 10760.0, 10920.0, 11120.0, 11260.0, 11370.0, 11400.0], "xaxis": "x", "y": [-95.1, -95.12, -95.14, -95.16, -95.18, -95.2, -95.22, -95.24, -95.26, -95.28, -95.29], "yaxis": "y"}, {"line": {"color": "rgb(214, 39, 40)", "dash": "dot"}, "mode": "lines", "name": "WFS1-6 - 0m offset", "showlegend": true, "type": "scatter", "x": [10280.0, 10280.0], "xaxis": "x", "y": [-95.29, -31.6], "yaxis": "y"}], "layout": {"annotations": [{"text": "WFS1-3", "x": 0, "y": -32.8}, {"ay": 30, "text": "WFS1-2A", "x": 3283.0, "y": -88.99}, {"text": "WFS1-5A", "x": 7167.0, "y": -25.5}, {"ay": 30, "text": "WFS1-6", "x": 10280.0, "y": -95.29}], "height": 600, "hovermode": "closest", "legend": {"orientation": "h", "x": 0, "y": -0.2}, "title": {"text": "Longitudinal profile from WFS1-3 to WFS1-6"}, "width": 900, "xaxis": {"anchor": "y", "domain": [0, 1], "title": {"text": "Projected distance [m]"}}, "yaxis": {"anchor": "x", "domain": [0, 1], "title": {"text": "Level [m]"}}}}
